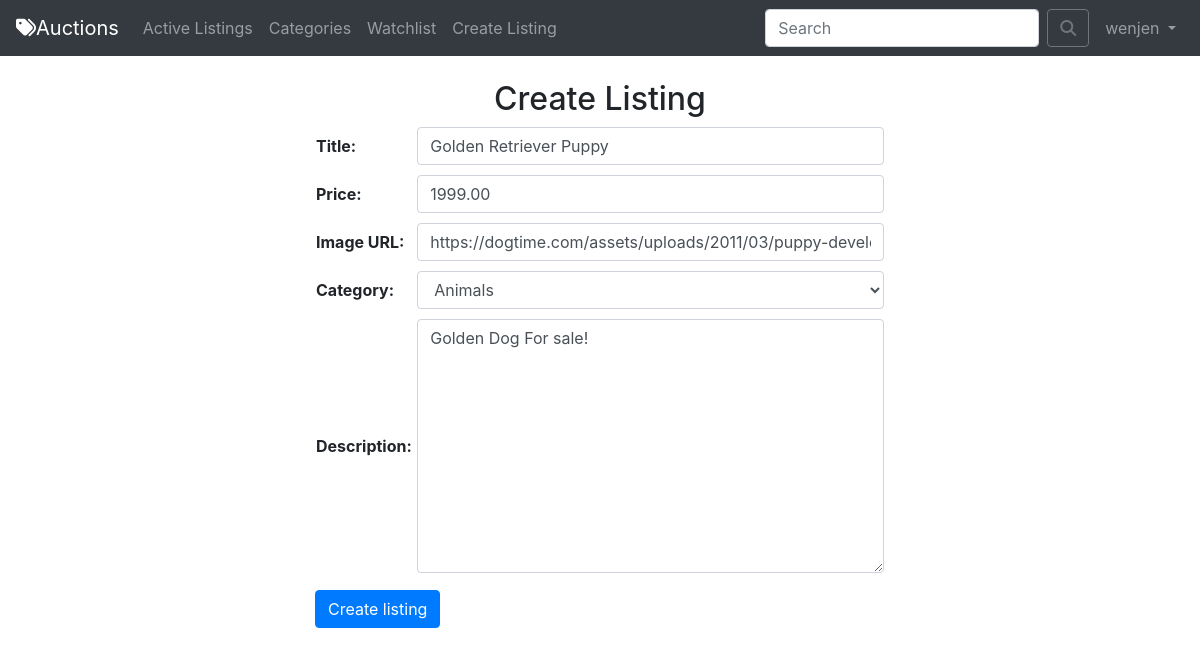
Before: /auctions/listings/1/update_listing (signed in) with the older database file.
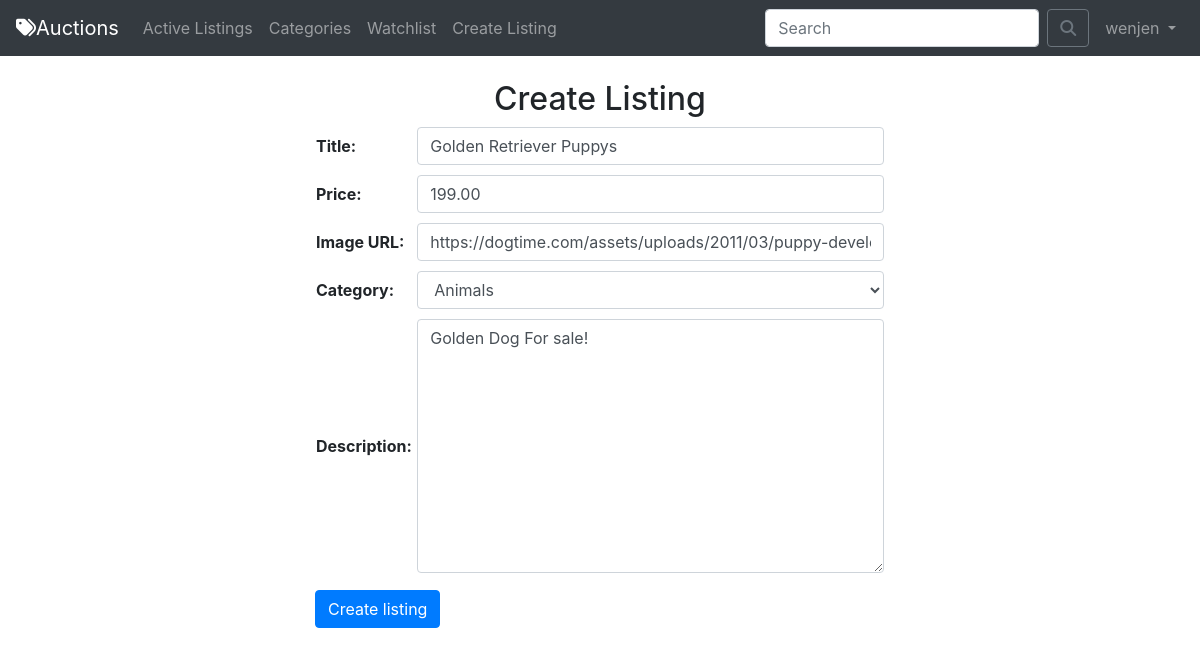
After: the same page with the newer database file.
### auctions/models.py (models this page shows, shortened)
class User(AbstractUser):
    watchlist = models.ManyToManyField(
        'Listing', blank=True, related_name='watchlist')

class Listing(models.Model):
    LISTING_CATEGORIES = [
        ('BOOKS', 'Books'),
        ('MUSIC', 'Music'),
        ('MOVIES', 'Movies'),
        ('GAMES', 'Games'),
        ('ELECTRONICS', 'Electronics'),
        ('KITCHEN', 'Kitchen'),
        ('BABY', 'Baby'),
        ('TRAVEL', 'Travel'),
        ('CLOTHING', 'Clothes'),
        ('ANIMALS', 'Animals'),
        ('SPORTS', 'Sports'),
        ('FOOD', 'Food')
    ]
    title = models.CharField(max_length=200)
    price = models.DecimalField(decimal_places=2, max_digits=10)
    image = models.URLField(blank=True, verbose_name='Image URL', null=True)
    creator = models.ForeignKey(
        User, on_delete=models.CASCADE, related_name='listings', null=True)
    active = models.BooleanField(default=True)
    timestamp = models.DateTimeField(auto_now_add=True)
    description = models.TextField()
    category = models.CharField(max_length=16, choices=LISTING_CATEGORIES)
    winner = models.ForeignKey(
        User, on_delete=models.SET_NULL, null=True, blank=True)
    timestamp = models.DateTimeField(auto_now_add=True, null=True)

### auctions/views.py (the view)
# urls.py: path('listings/<int:pk>/update_listing', views.ListingUpdateView.as_view(), name='update-listing'),
class ListingUpdateView(LoginRequiredMixin, UpdateView):
    login_url = '/members/'
    model = Listing
    form_class = ListingForm

### auctions/forms.py
class ListingForm(forms.ModelForm):
    class Meta:
        model = Listing
        fields = ('title', 'price', 'image', 'category', 'creator', 'description')
        widgets = {
            'title': forms.TextInput(attrs={'class': 'form-control mb-2'}),
            'price': forms.NumberInput(attrs={'class': 'form-control mb-2'}),
            'image': forms.URLInput(attrs={'class': 'form-control mb-2'}),
            'category': forms.Select(attrs={'class': 'form-control mb-2'}),
            'creator': forms.Select(attrs={'class': 'form-control mb-2'}),
            'description': forms.Textarea(attrs={'class': 'form-control mb-2', 'maxlength': '600'}),
            'creator': forms.TextInput(attrs={'class': 'form-control mb-2', 'id':'creator', 'type':'hidden', 'value': ''}),
        }

### auctions/templates/auctions/listing_form.html (shortened to what this page needs)
{% extends 'layout.html' %}
{% block content %}
<h2 class='text-center'>Create Listing</h2>
<div class="row justify-content-center">
    <div class="col-lg-6">
        <form action="" method="POST">
            <table class='w-100'>
                {{form.as_table}}
            </table>
            <button class='btn btn-primary mt-2' type='submit'>Create listing</button>
        </form>
    </div>
</div>
{% endblock %}

### auctions/templates/layout.html (shortened to what this page needs)
<!doctype html>
<html lang="en">
	<head>
		<link rel="stylesheet" href="https://stackpath.bootstrapcdn.com/bootstrap/4.5.2/css/bootstrap.min.css">
		{% load static %}
		<link rel="stylesheet" href="{% static 'css/styles.css' %}">
	</head>
	<body>
	<nav class="navbar navbar-expand-lg navbar-dark bg-dark">
		<a class="navbar-brand" href="{% url 'home' %}"><i class="fas fa-tags"></i>Auctions</a>
		<div class="collapse navbar-collapse" id="navbarSupportedContent">
			<ul class="navbar-nav mr-auto">
				<li class="nav-item">
					<a class="nav-link" href="{% url 'listings-active' %}">Active Listings</a>
				</li>
				<li class="nav-item">
					<a class="nav-link" href="{% url 'categories' %}">Categories</a>
				</li>
				{% if user.is_authenticated %}
				<li class="nav-item">
					<a class="nav-link" href="{% url 'watchlist' %}">Watchlist</a>
				</li>
				<li class="nav-item">
					<a class="nav-link" href="{% url 'listing-create' %}">Create Listing</a>
				</li>
				{% else %}
				<li class="nav-item">
					<a class="nav-link" href="{% url 'register' %}">Register</a>
				</li>
				{% endif %}
			</ul>
			<form action='{% url "search" %}' method='POST' class="form-inline my-2 my-lg-0 mr-2">
				<input class="form-control mr-sm-2" type="search" placeholder="Search" aria-label="Search" name='search'>
				<button class="btn btn-outline-secondary my-2 my-sm-0" type="submit" aria-label="Search"><i class="fas fa-search"></i></button>
			</form>
			<ul class="navbar-nav">
				<li class="nav-item dropdown">
					{% if user.is_authenticated %}
					<a class="nav-link dropdown-toggle" href="#" id="navbarDropdown" role="button" data-toggle="dropdown" aria-haspopup="true" aria-expanded="false">
						{{ user.username }}
					</a>
					{% else %}
						<a class="nav-link" href="{% url 'login' %}"> Login </a>
					{% endif %}
				</li>
			</ul>
		</div>
	</nav>
    <div class="container-fluid">
		<br>
		{% block content %}
		{% endblock %}
    </div>
	</body>
</html>

Changed rows visible on the page:
changed Listing "Animals": title "Golden Retriever Puppy" → "Golden Retriever Puppys"; price "1999.00" → "199.00"
